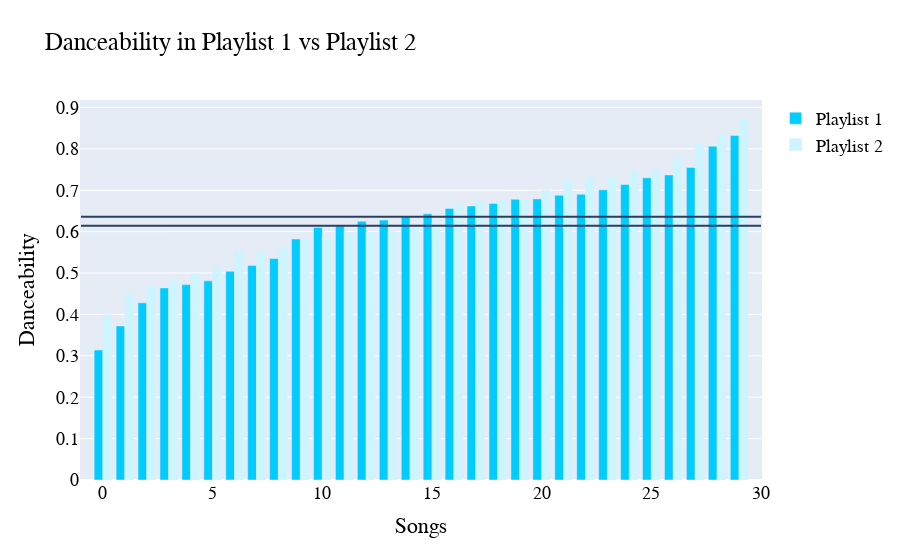
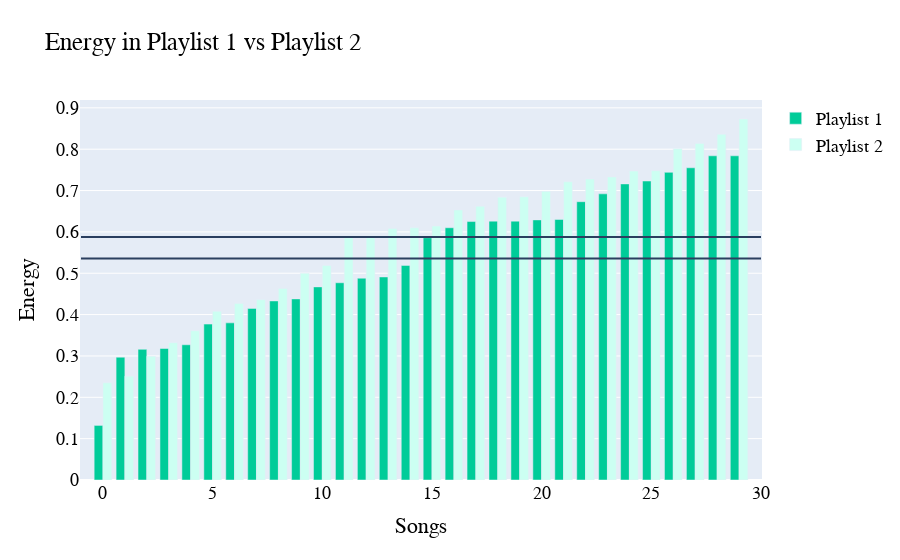
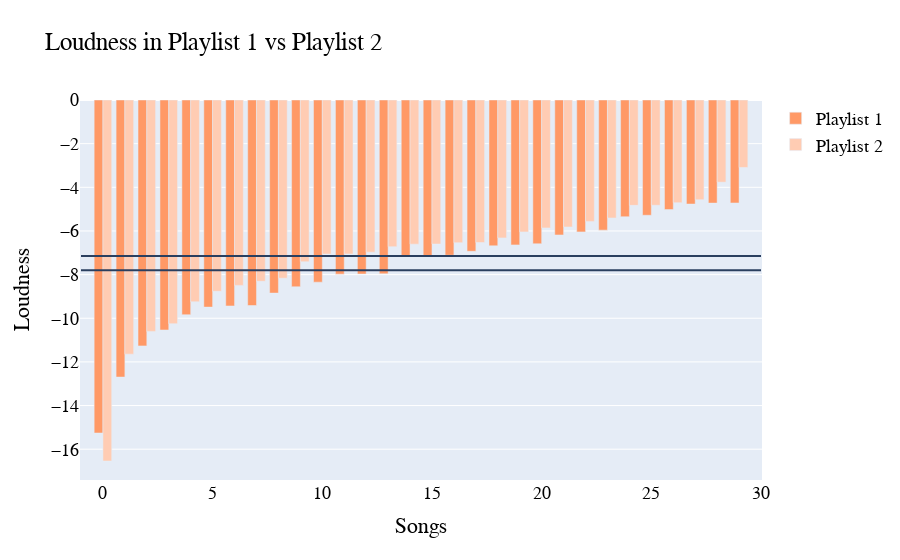
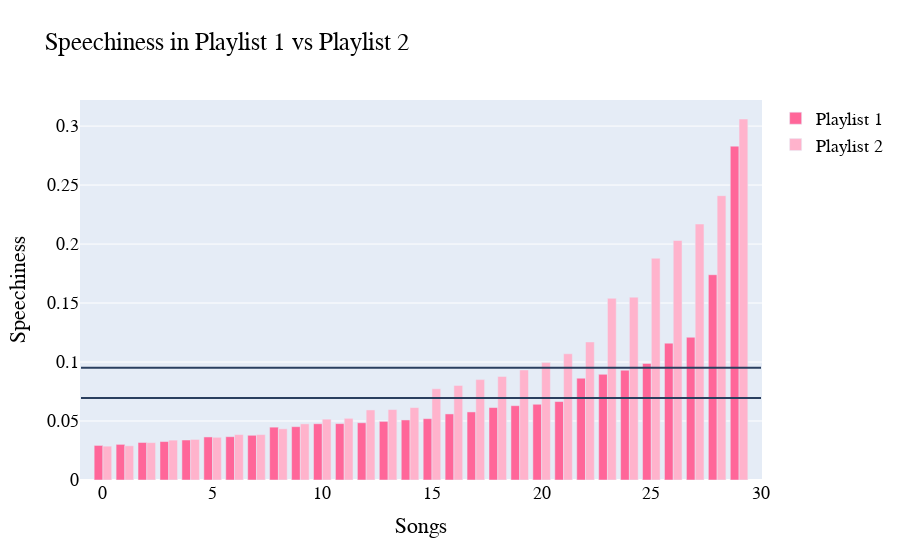

The code cell stored with these charts, in order, in its notebook:
### Code cell
graph_2_playlist(playlist1, playlist2)
graph_playlist(playlist1)

### Figure 1 — Plotly figure (JSON) as saved in the notebook; plotly's stock layout.template omitted (floating-point values rounded to 4 significant figures)
{"data": [{"marker": {"color": "#00ccff"}, "name": "Playlist 1", "type": "bar", "x": [0, 1, 2, 3, 4, 5, 6, 7, 8, 9, 10, 11, 12, 13, 14, 15, 16, 17, 18, 19, 20, 21, 22, 23, 24, 25, 26, 27, 28, 29], "y": [0.314, 0.372, 0.428, 0.464, 0.472, 0.481, 0.504, 0.518, 0.535, 0.582, 0.61, 0.614, 0.625, 0.628, 0.636, 0.643, 0.656, 0.662, 0.668, 0.678, 0.679, 0.688, 0.69, 0.701, 0.714, 0.73, 0.737, 0.755, 0.806, 0.832]}, {"marker": {"color": "#ccf5ff"}, "name": "Playlist 2", "type": "bar", "x": [0, 1, 2, 3, 4, 5, 6, 7, 8, 9, 10, 11, 12, 13, 14, 15, 16, 17, 18, 19, 20, 21, 22, 23, 24, 25, 26, 27, 28, 29], "y": [0.399, 0.452, 0.47, 0.485, 0.498, 0.515, 0.553, 0.553, 0.561, 0.582, 0.585, 0.598, 0.599, 0.6, 0.613, 0.622, 0.667, 0.675, 0.679, 0.679, 0.7, 0.726, 0.732, 0.732, 0.747, 0.752, 0.779, 0.812, 0.836, 0.872]}], "layout": {"barmode": "group", "font": {"color": "#000000", "family": "Courier New, monospace", "size": 18}, "shapes": [{"type": "line", "x0": -1, "x1": 30, "y0": 0.6141, "y1": 0.6141}, {"type": "line", "x0": -1, "x1": 30, "y0": 0.6358, "y1": 0.6358}], "title": {"text": "Danceability in Playlist 1 vs Playlist 2"}, "xaxis": {"title": {"text": "Songs"}}, "yaxis": {"title": {"text": "Danceability"}}}}

### Figure 2 — Plotly figure (JSON) as saved in the notebook; plotly's stock layout.template omitted (floating-point values rounded to 4 significant figures)
{"data": [{"marker": {"color": "#00cc99"}, "name": "Playlist 1", "type": "bar", "x": [0, 1, 2, 3, 4, 5, 6, 7, 8, 9, 10, 11, 12, 13, 14, 15, 16, 17, 18, 19, 20, 21, 22, 23, 24, 25, 26, 27, 28, 29], "y": [0.132, 0.297, 0.316, 0.318, 0.327, 0.377, 0.38, 0.415, 0.433, 0.438, 0.467, 0.477, 0.488, 0.491, 0.519, 0.586, 0.61, 0.625, 0.626, 0.626, 0.629, 0.63, 0.673, 0.692, 0.716, 0.723, 0.744, 0.755, 0.784, 0.784]}, {"marker": {"color": "#ccfff2"}, "name": "Playlist 2", "type": "bar", "x": [0, 1, 2, 3, 4, 5, 6, 7, 8, 9, 10, 11, 12, 13, 14, 15, 16, 17, 18, 19, 20, 21, 22, 23, 24, 25, 26, 27, 28, 29], "y": [0.235, 0.251, 0.299, 0.332, 0.361, 0.408, 0.427, 0.436, 0.463, 0.5, 0.519, 0.586, 0.59, 0.608, 0.61, 0.614, 0.653, 0.662, 0.684, 0.685, 0.698, 0.721, 0.728, 0.733, 0.747, 0.748, 0.801, 0.814, 0.836, 0.873]}], "layout": {"barmode": "group", "font": {"color": "#000000", "family": "Courier New, monospace", "size": 18}, "shapes": [{"type": "line", "x0": -1, "x1": 30, "y0": 0.5359, "y1": 0.5359}, {"type": "line", "x0": -1, "x1": 30, "y0": 0.5874, "y1": 0.5874}], "title": {"text": "Energy in Playlist 1 vs Playlist 2"}, "xaxis": {"title": {"text": "Songs"}}, "yaxis": {"title": {"text": "Energy"}}}}

### Figure 3 — Plotly figure (JSON) as saved in the notebook; plotly's stock layout.template omitted (floating-point values rounded to 4 significant figures)
{"data": [{"marker": {"color": "#ff9966"}, "name": "Playlist 1", "type": "bar", "x": [0, 1, 2, 3, 4, 5, 6, 7, 8, 9, 10, 11, 12, 13, 14, 15, 16, 17, 18, 19, 20, 21, 22, 23, 24, 25, 26, 27, 28, 29], "y": [-15.26, -12.7, -11.27, -10.54, -9.838, -9.49, -9.437, -9.416, -8.847, -8.558, -8.346, -7.981, -7.975, -7.965, -7.194, -7.164, -7.114, -6.933, -6.682, -6.639, -6.588, -6.184, -6.043, -5.963, -5.348, -5.281, -5.023, -4.767, -4.724, -4.718]}, {"marker": {"color": "#ffccb3"}, "name": "Playlist 2", "type": "bar", "x": [0, 1, 2, 3, 4, 5, 6, 7, 8, 9, 10, 11, 12, 13, 14, 15, 16, 17, 18, 19, 20, 21, 22, 23, 24, 25, 26, 27, 28, 29], "y": [-16.54, -11.65, -10.6, -10.25, -9.244, -8.764, -8.494, -8.309, -8.166, -7.409, -7.058, -7.054, -6.972, -6.723, -6.606, -6.6, -6.54, -6.53, -6.319, -6.044, -5.861, -5.818, -5.562, -5.406, -4.828, -4.823, -4.706, -4.568, -3.766, -3.092]}], "layout": {"barmode": "group", "font": {"color": "#000000", "family": "Courier New, monospace", "size": 18}, "shapes": [{"type": "line", "x0": -1, "x1": 30, "y0": -7.799, "y1": -7.799}, {"type": "line", "x0": -1, "x1": 30, "y0": -7.143, "y1": -7.143}], "title": {"text": "Loudness in Playlist 1 vs Playlist 2"}, "xaxis": {"title": {"text": "Songs"}}, "yaxis": {"title": {"text": "Loudness"}}}}

### Figure 4 — Plotly figure (JSON) as saved in the notebook; plotly's stock layout.template omitted (floating-point values rounded to 4 significant figures)
{"data": [{"marker": {"color": "#ff6699"}, "name": "Playlist 1", "type": "bar", "x": [0, 1, 2, 3, 4, 5, 6, 7, 8, 9, 10, 11, 12, 13, 14, 15, 16, 17, 18, 19, 20, 21, 22, 23, 24, 25, 26, 27, 28, 29], "y": [0.0293, 0.0302, 0.0318, 0.0326, 0.0339, 0.0365, 0.0367, 0.0379, 0.0448, 0.0452, 0.0477, 0.0478, 0.0485, 0.0497, 0.0509, 0.052, 0.056, 0.0577, 0.0614, 0.063, 0.0642, 0.0665, 0.0863, 0.0896, 0.0931, 0.0988, 0.116, 0.121, 0.174, 0.283]}, {"marker": {"color": "#ffb3cc"}, "name": "Playlist 2", "type": "bar", "x": [0, 1, 2, 3, 4, 5, 6, 7, 8, 9, 10, 11, 12, 13, 14, 15, 16, 17, 18, 19, 20, 21, 22, 23, 24, 25, 26, 27, 28, 29], "y": [0.0287, 0.029, 0.0317, 0.0338, 0.0344, 0.0362, 0.0385, 0.0385, 0.0434, 0.0476, 0.0516, 0.0523, 0.0594, 0.0597, 0.0614, 0.0773, 0.0802, 0.0851, 0.0878, 0.0933, 0.0995, 0.107, 0.117, 0.154, 0.155, 0.188, 0.203, 0.217, 0.241, 0.306]}], "layout": {"barmode": "group", "font": {"color": "#000000", "family": "Courier New, monospace", "size": 18}, "shapes": [{"type": "line", "x0": -1, "x1": 30, "y0": 0.06954, "y1": 0.06954}, {"type": "line", "x0": -1, "x1": 30, "y0": 0.09525, "y1": 0.09525}], "title": {"text": "Speechiness in Playlist 1 vs Playlist 2"}, "xaxis": {"title": {"text": "Songs"}}, "yaxis": {"title": {"text": "Speechiness"}}}}
